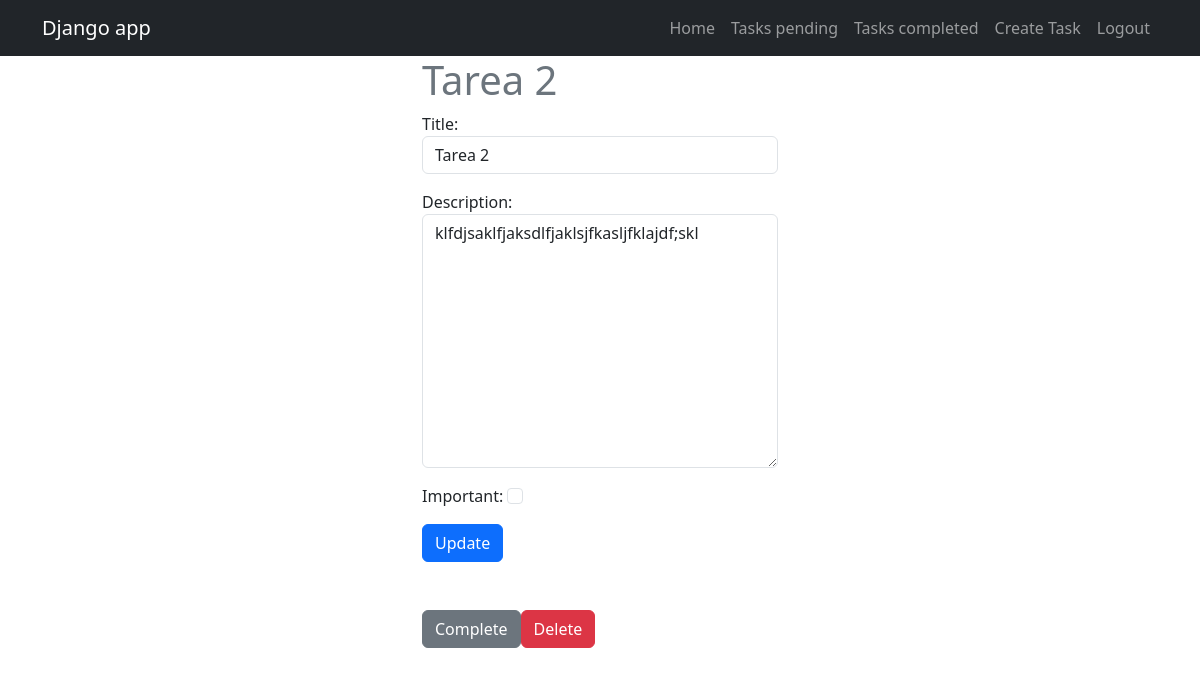
The page /tasks/9/ (signed in) on the database as committed earlier.
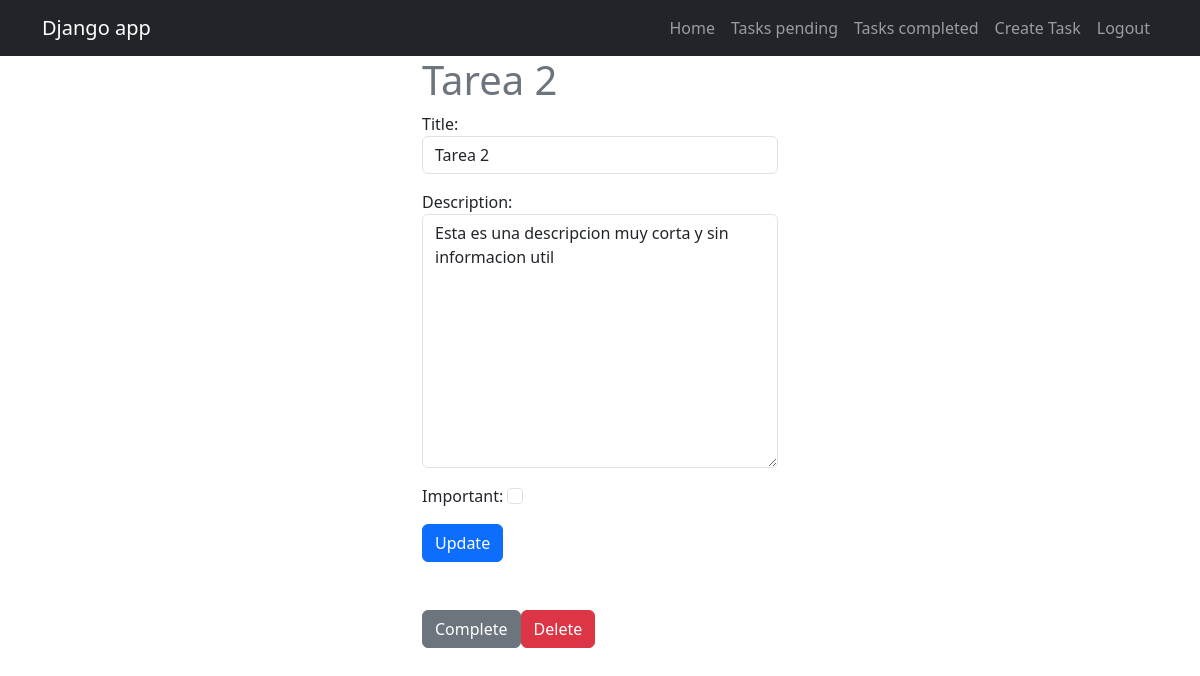
The same page on the database as committed later.
### tasks/models.py (models this page shows, shortened)
class Task(models.Model):
    title = models.CharField(max_length=200)
    description = models.TextField(blank=True)
    created = models.DateTimeField(auto_now_add=True)
    dateCompleted = models.DateTimeField(null=True, blank=True)
    important = models.BooleanField(default=False)
    user = models.ForeignKey(User, on_delete=models.CASCADE)

### tasks/views.py (the view, shortened to what this page needs)
# urls.py: path("tasks/<int:taskId>/", views.taskDetail, name="taskDetail"),
@login_required
def taskDetail(request, taskId):
    if request.method == 'GET':
        task = get_object_or_404(Task, pk=taskId, user=request.user) # * pk -> primary key
        form = TaskForm(instance=task)
        return render(request, 'task_detail.html', {
            'task' : task,
            'form' : form,
        })

### tasks/forms.py
class TaskForm(forms.ModelForm):
    class Meta:
        model = Task
        fields = [
            'title',
            'description',
            'important',
        ]
        widgets = {
            'title' : forms.TextInput(attrs={'class' : 'form-control', 'placeholder' : 'Write a title'}),
            'description' : forms.Textarea(attrs={'class' : 'form-control', 'placeholder' : 'Write a description'}),
            'important' : forms.CheckboxInput(attrs={'class' : 'form-check-input'}),
        }

### tasks/templates/task_detail.html (shortened to what this page needs)
{% extends 'base.html' %}
{% block content %}
    <main class="container">
        <div class="row">
            <div class="col-md-4 offset-md-4">
                <h1 class="text-secondary">{{ task.title }}</h1>
                <form method="POST">
                    {{ form.as_p }}
                    <button class="btn btn-primary">
                        Update
                    </button>
                </form>
                <div class="mt-5 d-flex">
                    <form method="POST" action="{% url 'completeTask' task.id %}">
                        <button class="btn btn-secondary">
                            Complete
                        </button>
                    </form>
                    <form method="POST" action="{% url 'deleteTask' task.id %}">
                        <button class="btn btn-danger">
                            Delete
                        </button>
                    </form>
                </div>
            </div>
        </div>
    </main>
{% endblock %}

Rows that differ between the two databases and show on the page:
changed Task "Tarea 2": description "klfdjsaklfjaksdlfjaklsjfkasljfklajdf;skl" → "Esta es una descripcion muy corta y sin informacion util"
